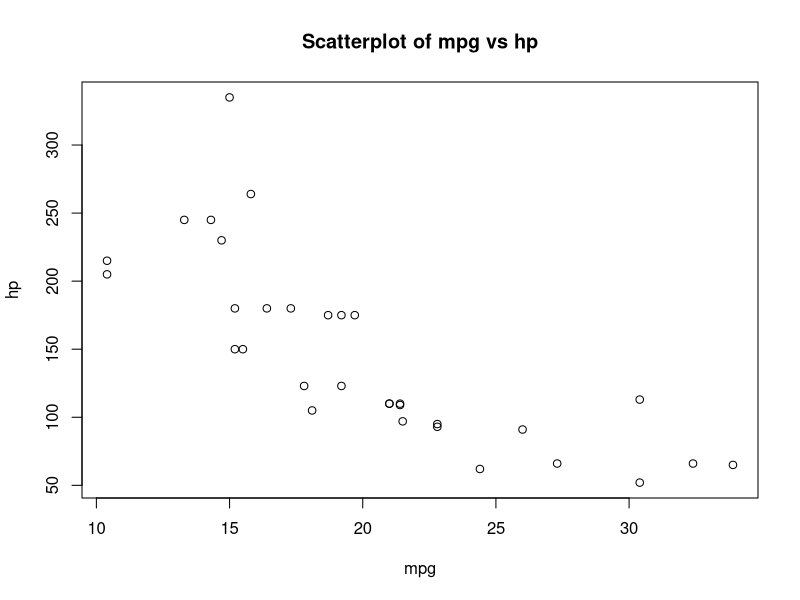

Here is the R script that generated this plot:
data(mtcars)
vroom <- mtcars
class(vroom)

# Scatterplot
plot(x = vroom$mpg, y = vroom$hp, xlab = "mpg", ylab = "hp", 
     main = "Scatterplot of mpg vs hp")
